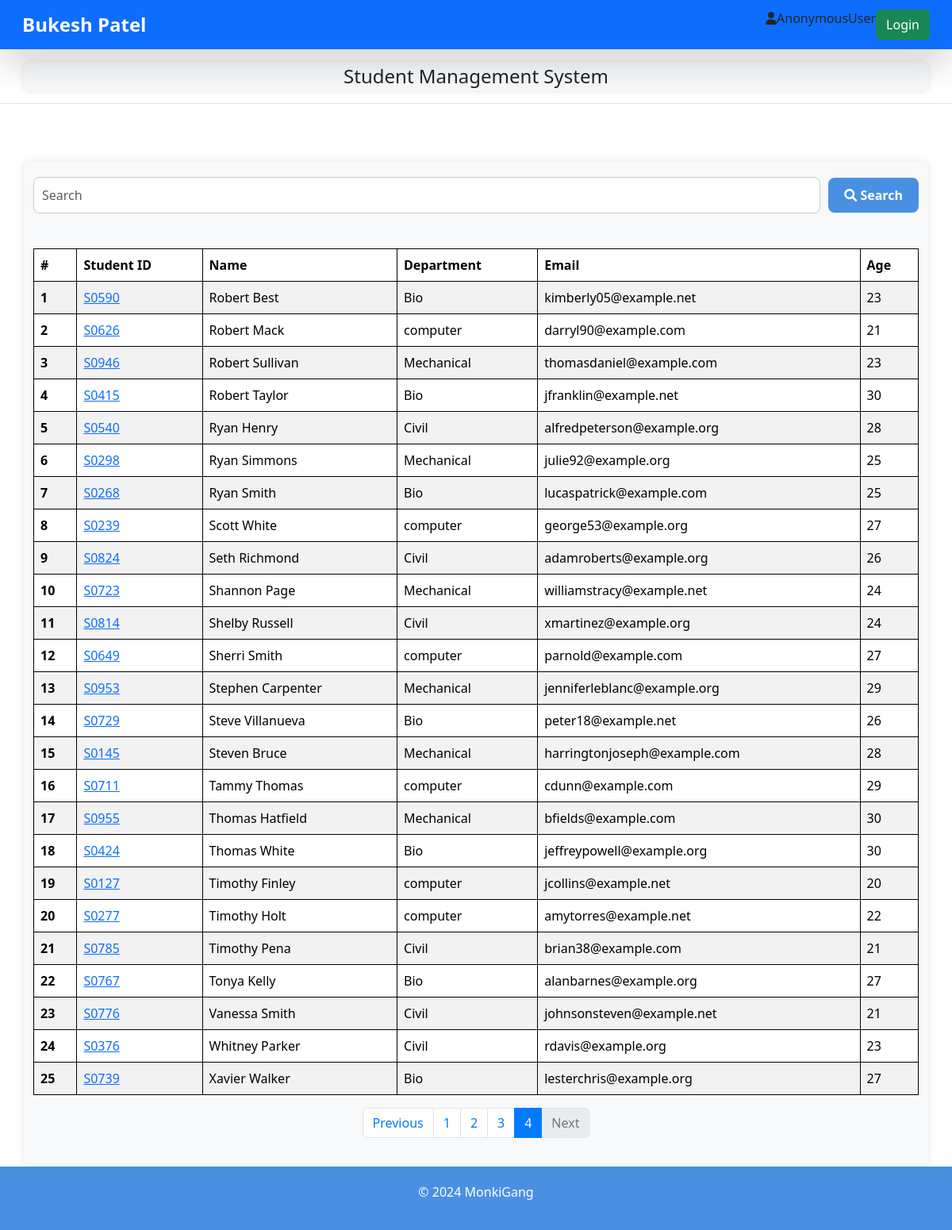
Page /students/?page=4 on the committed database.
### report_card/models.py (models this page shows, shortened)
class Student(models.Model):
    department = models.ForeignKey(Department, related_name="depart", on_delete=models.CASCADE)
    student_id = models.OneToOneField(StudentID, related_name="studentid", on_delete=models.CASCADE)
    student_name = models.CharField(max_length=100)
    student_email = models.EmailField(unique=True)
    student_age = models.IntegerField(default=18)
    student_address = models.TextField()
    class Meta:
        ordering = ['student_name']
        verbose_name = 'student'   #table name

class StudentID(models.Model):
    student_id = models.CharField(max_length=100)
    def __str__(self) -> str:
        return self.student_id

class Department(models.Model):
    department = models.CharField(max_length=100)
    class Meta:
        ordering = ['department']

### report_card/views.py (the view, shortened to what this page needs)
# urls.py: path('students/', get_students, name='get_student'),
def get_students(request):
    queryset = Student.objects.all()
    paginator = Paginator(queryset, 25)  # Show 25 students per page.
    page_number = request.GET.get("page", 1)
    page_obj = paginator.get_page(page_number)
    print(page_obj)
    return render(request, "students.html", {"queryset": page_obj})

### report_card/templates/students.html (shortened to what this page needs)
{% extends "base.html" %}
{% block start %}
<header class="py-3 mb-4 border-bottom">
    <div class="container d-flex flex-wrap justify-content-center align-items-center" style="text-align: center;">
        <a class="d-flex align-items-center mb-3 mb-lg-0 text-dark text-decoration-none">
            <span class="fs-4">Student Management System</span>
        </a>
    </div>
</header>
<div class="container mt-5" style="padding-top: 20px; padding-bottom: 20px;">
    <form class="search-form">
        <input class="form-control" placeholder="Search" name="search">
        <button class="btn btn-success"><i class="fa fa-search"></i> Search</button>
    </form>
    <br>
    <table class="table table-striped table-hover">
        <thead>
            <tr>
                <th scope="col">#</th>
                <th scope="col">Student ID</th>
                <th scope="col">Name</th>
                <th scope="col">Department</th>
                <th scope="col">Email</th>
                <th scope="col">Age</th>
            </tr>
        </thead>
        <tbody>
            {% for student in queryset %}
            <tr>
                <th scope="row">{{ forloop.counter }}</th>
                <td>
                    <a href ="{% url 'see_marks' student.student_id %}" >{{student.student_id}}</a>
                </td>
                <td>{{ student.student_name }}</td>
                <td>{{ student.department.department }}</td>
                <td>{{ student.student_email }}</td>
                <td>{{ student.student_age }}</td>
            </tr>
            {% endfor %}
        </tbody>
    </table>
    <nav aria-label="Page navigation example">
        <ul class="pagination justify-content-center">
            {% if queryset.has_previous %}
                <li class="page-item">
                    <a class="page-link" href="?page={{ queryset.previous_page_number }}">Previous</a>
                </li>
            {% else %}
                <li class="page-item disabled">
                    <a class="page-link" href="#">Previous</a>
                </li>
            {% endif %}
            {% for page_num in queryset.paginator.page_range %}
                {% if page_num == queryset.number %}
                    <li class="page-item active">
                        <a class="page-link" href="#">{{ page_num }}</a>
                    </li>
                {% else %}
                    <li class="page-item">
                        <a class="page-link" href="?page={{ page_num }}">{{ page_num }}</a>
                    </li>
                {% endif %}
            {% endfor %}
            {% if queryset.has_next %}
                <li class="page-item">
                    <a class="page-link" href="?page={{ queryset.next_page_number }}">Next</a>
                </li>
            {% else %}
                <li class="page-item disabled">
                    <a class="page-link" href="#">Next</a>
                </li>
            {% endif %}
        </ul>
    </nav>
</div>
{% endblock %}

### home/templates/base.html (style rules this page uses)
table, th, td { border: 1px solid black; }
.d-flex { display: flex; align-items: center; }
body { min-height: 100vh; display: flex; flex-direction: column; }

### report_card/templates/students.html (style rules this page uses)
.container { background-color: #f8f9fa; border-radius: 8px; box-shadow: 0 0 10px rgba(0, 0, 0, 0.1); }
.table thead { background-color: #007bff; color: white; }
.page-link { color: #007bff; }
.page-item.active .page-link { background-color: #007bff; border-color: #007bff; }
.page-item.disabled .page-link { color: #6c757d; }
.search-form { display: flex; justify-content: center; align-items: center; margin-bottom: 20px; }
.search-form input { flex: 1; margin-right: 10px; padding: 10px; border-radius: 8px; border: 1px solid #ccc; }
.search-form button { padding: 10px 20px; border: none; border-radius: 8px; background-color: #4a90e2; color: white; font-weight: bold; cursor: pointer; }

### rows in the picture
Student: student_id "S0590", student_name "Robert Best", department.department "Bio", student_email "kimberly05@example.net", student_age "23"
Student: student_id "S0626", student_name "Robert Mack", department.department "computer", student_email "darryl90@example.com", student_age "21"
Student: student_id "S0946", student_name "Robert Sullivan", department.department "Mechanical", student_email "thomasdaniel@example.com", student_age "23"
Student: student_id "S0415", student_name "Robert Taylor", department.department "Bio", student_email "jfranklin@example.net", student_age "30"
Student: student_id "S0540", student_name "Ryan Henry", department.department "Civil", student_email "alfredpeterson@example.org", student_age "28"
Student: student_id "S0298", student_name "Ryan Simmons", department.department "Mechanical", student_email "julie92@example.org", student_age "25"
Student: student_id "S0268", student_name "Ryan Smith", department.department "Bio", student_email "lucaspatrick@example.com", student_age "25"
Student: student_id "S0239", student_name "Scott White", department.department "computer", student_email "george53@example.org", student_age "27"
Student: student_id "S0824", student_name "Seth Richmond", department.department "Civil", student_email "adamroberts@example.org", student_age "26"
Student: student_id "S0723", student_name "Shannon Page", department.department "Mechanical", student_email "williamstracy@example.net", student_age "24"
Student: student_id "S0814", student_name "Shelby Russell", department.department "Civil", student_email "xmartinez@example.org", student_age "24"
Student: student_id "S0649", student_name "Sherri Smith", department.department "computer", student_email "parnold@example.com", student_age "27"
Student: student_id "S0953", student_name "Stephen Carpenter", department.department "Mechanical", student_email "jenniferleblanc@example.org", student_age "29"
Student: student_id "S0729", student_name "Steve Villanueva", department.department "Bio", student_email "peter18@example.net", student_age "26"
Student: student_id "S0145", student_name "Steven Bruce", department.department "Mechanical", student_email "harringtonjoseph@example.com", student_age "28"
Student: student_id "S0711", student_name "Tammy Thomas", department.department "computer", student_email "cdunn@example.com", student_age "29"
Student: student_id "S0955", student_name "Thomas Hatfield", department.department "Mechanical", student_email "bfields@example.com", student_age "30"
Student: student_id "S0424", student_name "Thomas White", department.department "Bio", student_email "jeffreypowell@example.org", student_age "30"
Student: student_id "S0127", student_name "Timothy Finley", department.department "computer", student_email "jcollins@example.net", student_age "20"
Student: student_id "S0277", student_name "Timothy Holt", department.department "computer", student_email "amytorres@example.net", student_age "22"
Student: student_id "S0785", student_name "Timothy Pena", department.department "Civil", student_email "brian38@example.com", student_age "21"
Student: student_id "S0767", student_name "Tonya Kelly", department.department "Bio", student_email "alanbarnes@example.org", student_age "27"
Student: student_id "S0776", student_name "Vanessa Smith", department.department "Civil", student_email "johnsonsteven@example.net", student_age "21"
Student: student_id "S0376", student_name "Whitney Parker", department.department "Civil", student_email "rdavis@example.org", student_age "23"
Student: student_id "S0739", student_name "Xavier Walker", department.department "Bio", student_email "lesterchris@example.org", student_age "27"

### other values in the picture
{{ request.user }} "AnonymousUser"
{{ page_num }} "1" "2" "3"
{{ page_num }} "4"
